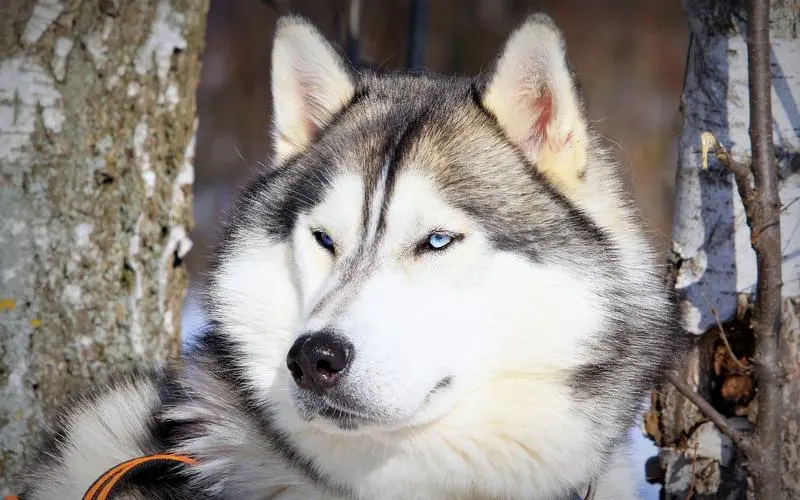
#> input picture 128游学孟-广州/第三周作业/gaussnoise/guassnoise.webp, 800 x 500 px, found by its file name
$ python gaussnoise.py
#> lines starting #> are read from the running program, lines starting #| are printed output that depends on the picture
import cv2
import numpy as np

#读取图像
image = cv2.imread('D://xuexi//zuoye//week3//gaussnoise//guassnoise.webp')
#> image is the input picture: shape (500, 800, 3); mean B, G, R 131.5, 136, 141.9

#图像尺寸
height, width, channels = image.shape
#> height = 500; width = 800; channels = 3
#生辰高斯噪声
mean = 0 # 均值
staddev = 30 # 标准差

gaussian_noise = np.random.normal(mean,staddev,(height,width,channels))

# 添加噪声
noisy_image = image +gaussian_noise
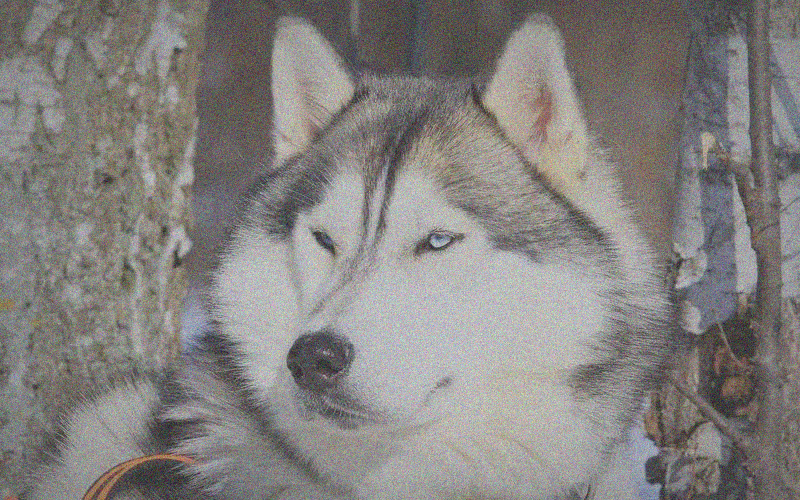
#> noisy_image: shape (500, 800, 3) float64; mean B, G, R 131.5, 136, 141.9; drawn with min black and max white

# 限制图像像素值范围在0~255之间
noisy_image = np.clip(noisy_image,0,255).astype(np.uint8)
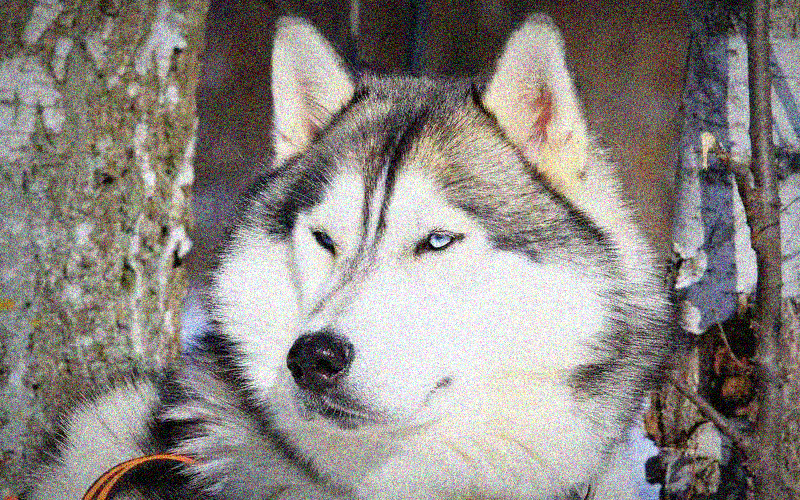
#> noisy_image: shape (500, 800, 3); mean B, G, R 130.6, 135, 140.7

# 显示结果

cv2.imshow('gaussnoise',image)
cv2.imshow('gaussnoisenoisy',noisy_image)
#保存结果
cv2.imwrite('gaussnoisenoisy.jpg',noisy_image)
cv2.waitKey(0)
cv2.destroyAllWindows()
